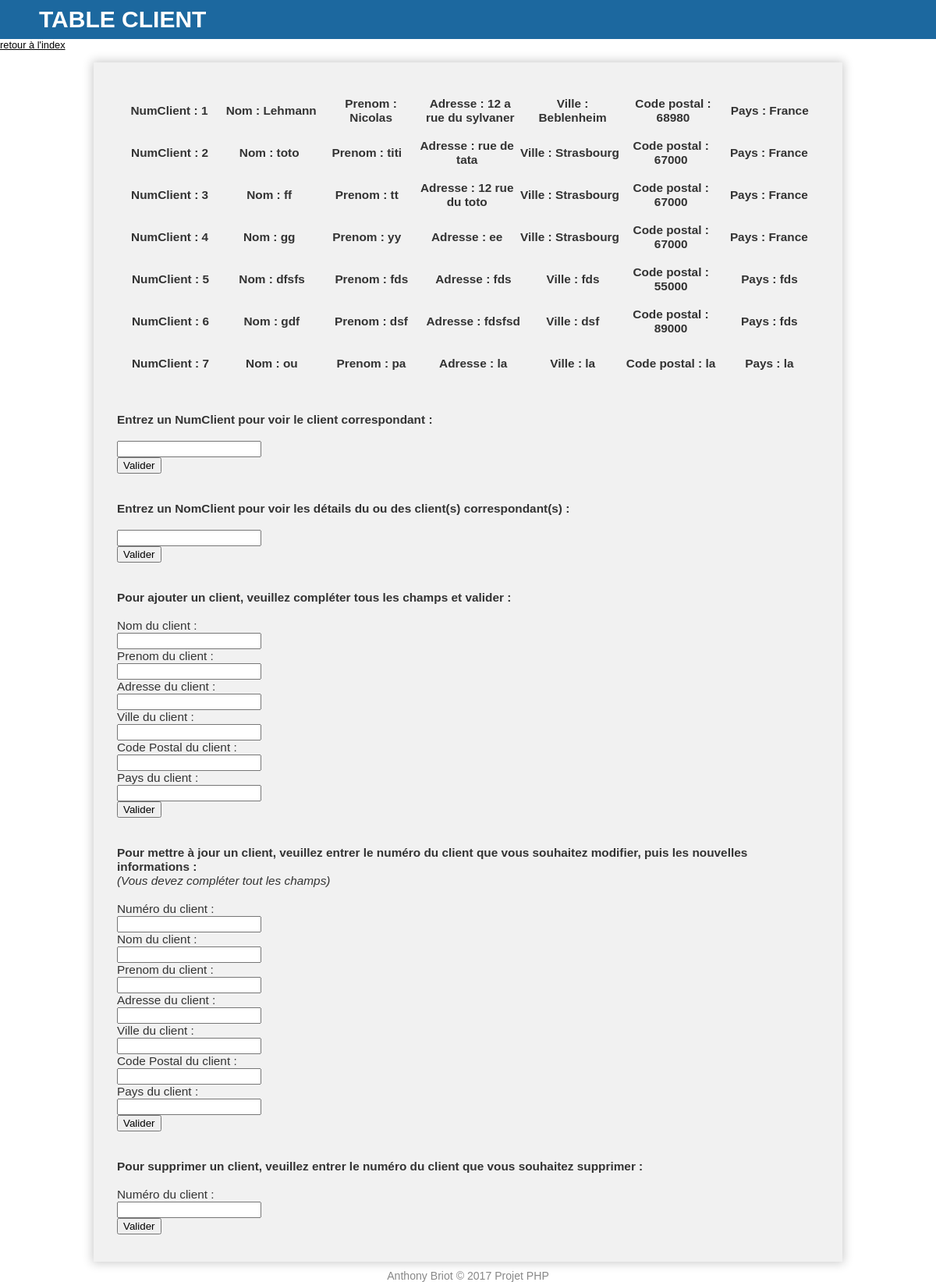
The page /client.php on the database its author committed.
### tables this page shows
CREATE TABLE `client` (
  `NumClient` int(11) NOT NULL,
  `NomClient` varchar(255) NOT NULL,
  `PrenomClient` varchar(255) NOT NULL,
  `AdresseClient` varchar(255) NOT NULL,
  `Cp` varchar(255) NOT NULL,
  `VilleClient` varchar(255) NOT NULL,
  `PaysClient` varchar(255) NOT NULL
);

### client.php (the view, shortened to what this page needs)
<!doctype html>
<html lang="fr">
<head>
  <link rel="stylesheet" href="style1.css">
</head>
	<header><h1>
	<?php
	echo "TABLE CLIENT";
	?>
	</h1>
	<?php
	echo "<a href='index.php'> retour à l'index</a>";
	?>
	</header>
	<?php
	echo'<br/>';
	echo'<br/>';
	try
	{
		$bdd = new PDO('mysql:host=localhost;dbname=facture_cours', 'root', '');
	}
	catch (Exception $e)
	{
		die('Erreur : ' . $e->getMessage());
	}
	$reponse = $bdd->query('SELECT * FROM client');
	?><section><?php
	while ($donnees = $reponse->fetch())
	{
		?>
		<table>
		<tr>
		<th><strong>NumClient</strong> : <?php echo $donnees['NumClient']; ?></th>
		<th><strong>Nom</strong> : <?php echo $donnees['NomClient']; ?></th>
		<th><strong>Prenom</strong> : <?php echo $donnees['PrenomClient']; ?></th>
		<th><strong>Adresse</strong> : <?php echo $donnees['AdresseClient']; ?></th>
		<th><strong>Ville</strong> : <?php echo $donnees['VilleClient']; ?></th>
		<th><strong>Code postal</strong> : <?php echo $donnees['Cp']; ?></th>
		<th><strong>Pays</strong> : <?php echo $donnees['PaysClient']; ?></th>
		</tr>
		</table>
		<?php
	}
		?>
		<br/><br/>
		<strong>Entrez un NumClient pour voir le client correspondant :</strong>
		<br/><br/>
        <form action="client.php" method="POST">
			<input type="text" name="Numero"/><br/>
			<input type="submit" value="Valider" />
		</form>
		<br/><br/>
		<strong>Entrez un NomClient pour voir les détails du ou des client(s) correspondant(s) :</strong>
		<br/><br/>
        <form action="client.php" method="POST">
			<input type="text" name="nom"/><br/>
			<input type="submit" value="Valider" />
		</form>
		<br/><br/>
		<strong>Pour ajouter un client, veuillez compléter tous les champs et valider :</strong>
		<br/><br/>
        <form action="client.php" method="POST">
			<label id="nomClient">Nom du client :</label><br/>
			<input type="text" name="nomClient"/><br/>
			<label id="prenomClient">Prenom du client :</label><br/>
			<input type="text" name="prenomClient"/><br/>
			<label id="adresseClient">Adresse du client :</label><br/>
			<input type="text" name="adresseClient"/><br/>
			<label id="villeClient">Ville du client :</label><br/>
			<input type="text" name="villeClient"/><br/>
			<label id="cpClient">Code Postal du client :</label><br/>
			<input type="text" name="cpClient"/><br/>
			<label id="paysClient">Pays du client :</label><br/>
			<input type="text" name="paysClient"/><br/>
			<input type="submit" value="Valider" />
		</form>
		<br/><br/>
		<strong>Pour mettre à jour un client, veuillez entrer le numéro du client que vous souhaitez modifier, puis les nouvelles informations :</strong><br/>
		<i>(Vous devez compléter tout les champs)</i>
		<br/><br/>
        <form action="client.php" method="POST">
			<label id="numClient">Numéro du client :</label><br/>
			<input type="text" name="numClient"/><br/>
			<label id="newNom">Nom du client :</label><br/>
			<input type="text" name="newNom"/><br/>
			<label id="newPrenom">Prenom du client :</label><br/>
			<input type="text" name="newPrenom"/><br/>
			<label id="newAdresse">Adresse du client :</label><br/>
			<input type="text" name="newAdresse"/><br/>
			<label id="newVille">Ville du client :</label><br/>
			<input type="text" name="newVille"/><br/>
			<label id="newCp">Code Postal du client :</label><br/>
			<input type="text" name="newCp"/><br/>
			<label id="newPays">Pays du client :</label><br/>
			<input type="text" name="newPays"/><br/>
			<input type="submit" value="Valider" />
		</form>
		<br/><br/>
		<strong>Pour supprimer un client, veuillez entrer le numéro du client que vous souhaitez supprimer :</strong>
		<br/><br/>
        <form action="client.php" method="POST">
			<label id="numClient">Numéro du client :</label><br/>
			<input type="text" name="numClient"/><br/>
			<input type="submit" value="Valider" />
		</form>
	</section>
	<footer>
    Anthony Briot © 2017 Projet PHP
	</footer>
    </body>
</html>

### style1.css (style rules this page uses)
html * { box-sizing: border-box; }
html, body, form { margin: 0; padding: 0; }
html { height: 100%; font-size: 100%; }
header { width: 100%; background-color: rgb(28, 104, 159); height: 50px; color: #fff; }
header h1 { text-decoration: none; color: #fff; height: 50px; line-height: 50px; text-transform: uppercase; font-size: 30px; margin: 0 30px 0 50px; }
section { width: 80%; margin: 0 auto; padding: 35px 30px; overflow: auto; font-size: 1.2em; background: #f1f1f1; box-shadow: 0 0 12px 2px rgba(0, 0, 0, 0.2); }
a:link { color: black; }
footer { width: 880px; margin: 10px auto 10px auto; text-align: center; color: #888; font-size: 1.1em; }
table { width : 100%; }
th { height: 50px; width: 150px; }

### rows shown on the page
client: NumClient "1", NomClient "Lehmann", PrenomClient "Nicolas", AdresseClient "12 a rue du sylvaner", VilleClient "Beblenheim", Cp "68980", PaysClient "France"
client: NumClient "2", NomClient "toto", PrenomClient "titi", AdresseClient "rue de tata", VilleClient "Strasbourg", Cp "67000", PaysClient "France"
client: NumClient "3", NomClient "ff", PrenomClient "tt", AdresseClient "12 rue du toto", VilleClient "Strasbourg", Cp "67000", PaysClient "France"
client: NumClient "4", NomClient "gg", PrenomClient "yy", AdresseClient "ee", VilleClient "Strasbourg", Cp "67000", PaysClient "France"
client: NumClient "5", NomClient "dfsfs", PrenomClient "fds", AdresseClient "fds", VilleClient "fds", Cp "55000", PaysClient "fds"
client: NumClient "6", NomClient "gdf", PrenomClient "dsf", AdresseClient "fdsfsd", VilleClient "dsf", Cp "89000", PaysClient "fds"
client: NumClient "7", NomClient "ou", PrenomClient "pa", AdresseClient "la", VilleClient "la", Cp "la", PaysClient "la"
